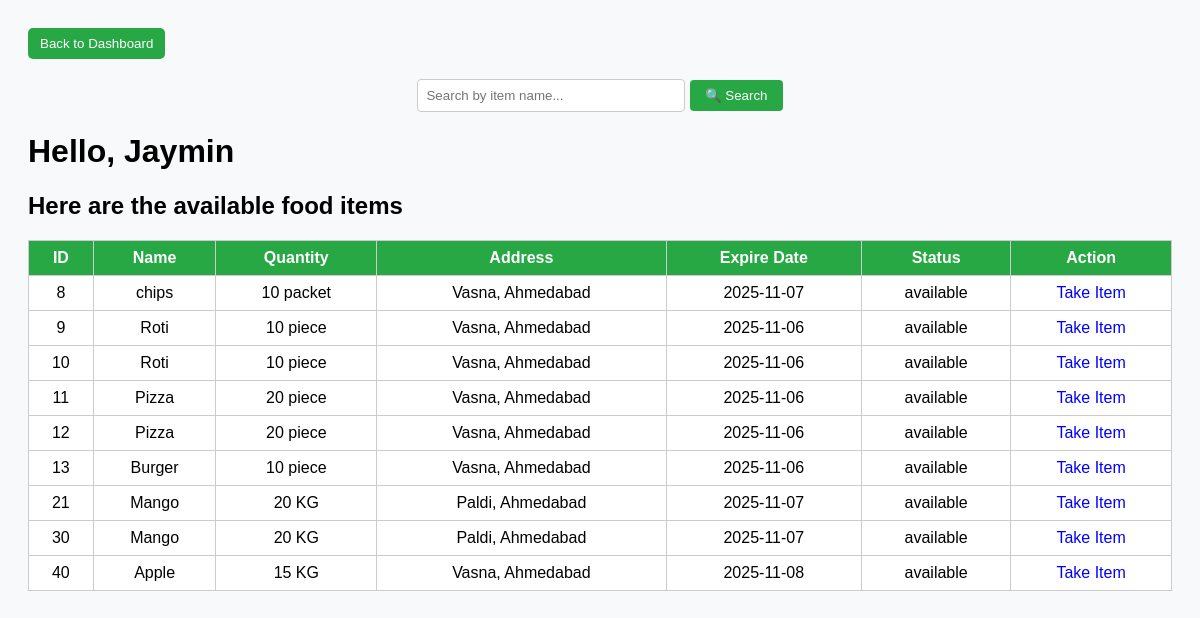
Screenshot of /app/view/items/displayItem.php (signed in) with the database file from the repository.
### tables this page shows
CREATE TABLE `food_items` (
  `id` int(255) NOT NULL,
  `name` varchar(255) NOT NULL,
  `quantity` varchar(255) NOT NULL,
  `address` varchar(255) NOT NULL,
  `expire_date` date NOT NULL,
  `created_at` timestamp NOT NULL DEFAULT current_timestamp(),
  `email` varchar(100) NOT NULL,
  `status` enum('available','taken') DEFAULT 'available'
);

### app/view/items/displayItem.php (the view, shortened to what this page needs)
<?php
$db = new Connection();
$conn = $db->getConnection();
$name = $_SESSION['name'] ?? 'None';
$email = $_SESSION['email'] ?? 'None';
$role = $_SESSION['role'];
if (!empty($_GET['search'])) {
    $search = "%" . $_GET['search'] . "%";
    if ($role === "donor") {
        $sql = $conn->prepare("SELECT * FROM food_items WHERE name LIKE ? AND email = ?");
        $sql->bind_param("ss", $search, $email);
    } elseif ($role === "admin") {
        $sql = $conn->prepare("SELECT * FROM food_items_admin WHERE name LIKE ?");
        $sql->bind_param("s", $search);
    } else {
        $sql = $conn->prepare("SELECT * FROM food_items WHERE name LIKE ?");
        $sql->bind_param("s", $search);
    }
} else {
    if ($role === "donor") {
        $sql = $conn->prepare("SELECT * FROM food_items WHERE email = ?");
        $sql->bind_param("s", $email);
    } elseif($role === "receiver") {
        $sql = $conn->prepare("SELECT * FROM food_items");
    } elseif($role === "admin") {
        $sql = $conn->prepare("SELECT * FROM food_items_admin");
    }
}
$sql->execute();
$result = $sql->get_result();
?>
<!DOCTYPE html>
<html lang="en">
<head>
</head>
<body>
<?php if ($role === "donor") { ?>
    <button style="background:#28a745; padding:8px 12px; border:none; border-radius:5px;">
        <a href="index.php?controller=dashboard&action=donor">Back to Dashboard</a>
    </button>
    <?php include_once __DIR__ . '/../../../common/search.php'; ?>
    <h1>Hello, <?= htmlspecialchars($name) ?></h1>
    <h2>Thank you for donating food!</h2>
    <table>
        <thead>
            <tr>
                <th>Id</th><th>Name</th><th>Quantity</th><th>Address</th><th>Expire Date</th><th>Status</th><th>Action</th>
            </tr>
        </thead>
        <tbody>
        <?php if ($result->num_rows > 0) {
            while ($row = $result->fetch_assoc()) { ?>
                <tr>
                    <td><?= $row['id'] ?></td>
                    <td><?= htmlspecialchars($row['name']) ?></td>
                    <td><?= htmlspecialchars($row['quantity']) ?></td>
                    <td><?= htmlspecialchars($row['address']) ?></td>
                    <td><?= htmlspecialchars($row['expire_date']) ?></td>
                    <td><?= htmlspecialchars($row['status']) ?></td>
                    <td><a href="index.php?controller=item&action=updateDonate&id=<?= $row['id'] ?>">Update</a></td>
                </tr>
        <?php } } else { ?>
            <tr><td colspan="7">No items found.</td></tr>
        <?php } ?>
        </tbody>
    </table>
<?php } elseif ($role === "receiver") { ?>
    <button style="background:#28a745; padding:8px 12px; border:none; border-radius:5px;">
        <a href="index.php?controller=dashboard&action=receiver">Back to Dashboard</a>
    </button>
    <?php include_once __DIR__ . '/../../../common/search.php'; ?>
    <h1>Hello, <?= htmlspecialchars($name) ?></h1>
    <h2>Here are the available food items</h2>
    <table>
        <thead>
            <tr><th>ID</th><th>Name</th><th>Quantity</th><th>Address</th><th>Expire Date</th><th>Status</th><th>Action</th></tr>
        </thead>
        <tbody>
        <?php if ($result->num_rows > 0) {
            while ($row = $result->fetch_assoc()) {
                if ($row['status'] === 'available') { ?>
                    <tr>
                        <td><?= $row['id'] ?></td>
                        <td><?= htmlspecialchars($row['name']) ?></td>
                        <td><?= htmlspecialchars($row['quantity']) ?></td>
                        <td><?= htmlspecialchars($row['address']) ?></td>
                        <td><?= htmlspecialchars($row['expire_date']) ?></td>
                        <td><?= htmlspecialchars($row['status']) ?></td>
                        <td><a href="index.php?controller=item&action=deleteDonate&id=<?= $row['id'] ?>&name=<?= $name?>&email=<?= $email?>" onclick="return confirm('Are you sure to take item?');">Take Item</a></td>
                    </tr>
        <?php } } } else { ?>
            <tr><td colspan="7">No available food items.</td></tr>
        <?php } ?>
        </tbody>
    </table>
<?php } ?>
</body>
</html>

### common/search.php (shortened to what this page needs)
<form method="GET" action="index.php" style="text-align:center; margin:20px auto;">
    <input
        type="text"
        name="search"
        placeholder="Search by item name..."
        value="<?= htmlspecialchars($_GET['search'] ?? '') ?>"
        style="padding:8px; width:250px; border:1px solid #ccc; border-radius:4px;"
    >
    <button
        type="submit"
        style="padding:8px 15px; border:none; background-color:#28a745; color:white; border-radius:4px; cursor:pointer;"
    >
        🔍 Search
    </button>
</form>

### app/view/items/displayItem.php (style rules this page uses)
body { font-family: Arial, sans-serif; background: #f8f9fa; padding: 20px; }
table { border-collapse: collapse; width: 100%; background: #fff; }
th, td { border: 1px solid #ccc; padding: 8px; text-align: center; }
th { background: #28a745; color: #fff; }
a { text-decoration: none; color: blue; }
button a { color: white; }

### rows the page displays
food_items: id "8", name "chips", quantity "10 packet", address "Vasna, Ahmedabad", expire_date "2025-11-07", status "available"
food_items: id "9", name "Roti", quantity "10 piece", address "Vasna, Ahmedabad", expire_date "2025-11-06", status "available"
food_items: id "10", name "Roti", quantity "10 piece", address "Vasna, Ahmedabad", expire_date "2025-11-06", status "available"
food_items: id "11", name "Pizza", quantity "20 piece", address "Vasna, Ahmedabad", expire_date "2025-11-06", status "available"
food_items: id "12", name "Pizza", quantity "20 piece", address "Vasna, Ahmedabad", expire_date "2025-11-06", status "available"
food_items: id "13", name "Burger", quantity "10 piece", address "Vasna, Ahmedabad", expire_date "2025-11-06", status "available"
food_items: id "21", name "Mango", quantity "20 KG", address "Paldi, Ahmedabad", expire_date "2025-11-07", status "available"
food_items: id "30", name "Mango", quantity "20 KG", address "Paldi, Ahmedabad", expire_date "2025-11-07", status "available"
food_items: id "40", name "Apple", quantity "15 KG", address "Vasna, Ahmedabad", expire_date "2025-11-08", status "available"

### other values shown
$name "Jaymin"
